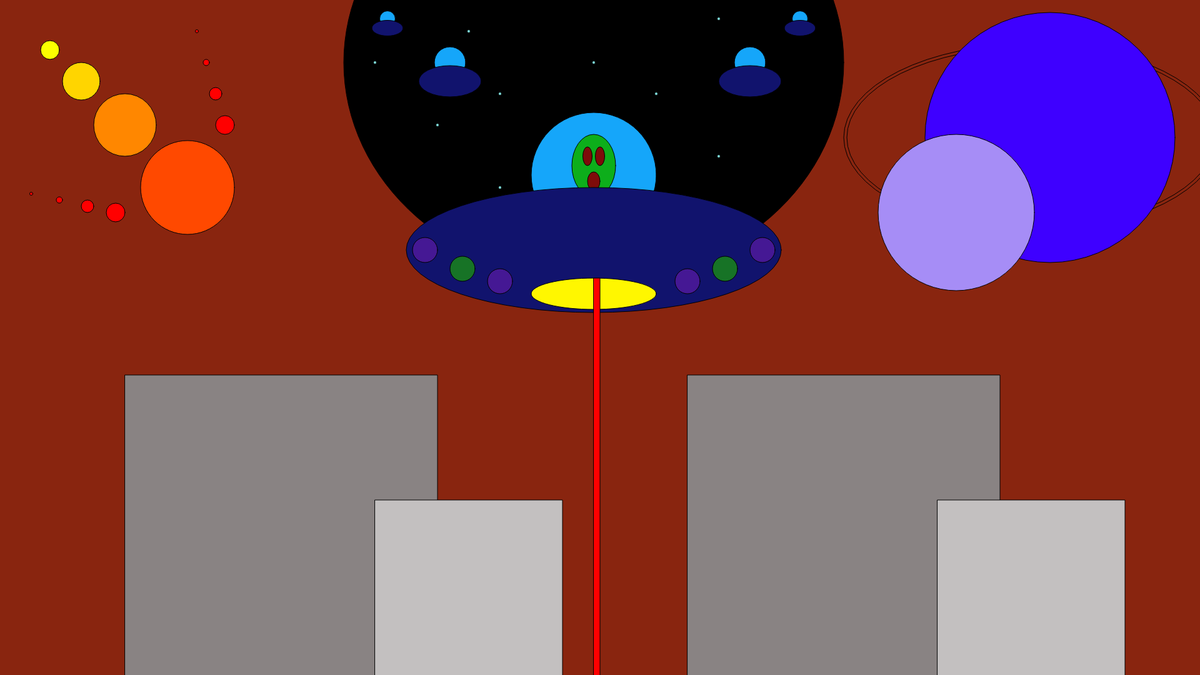
Frame 1 (no input)
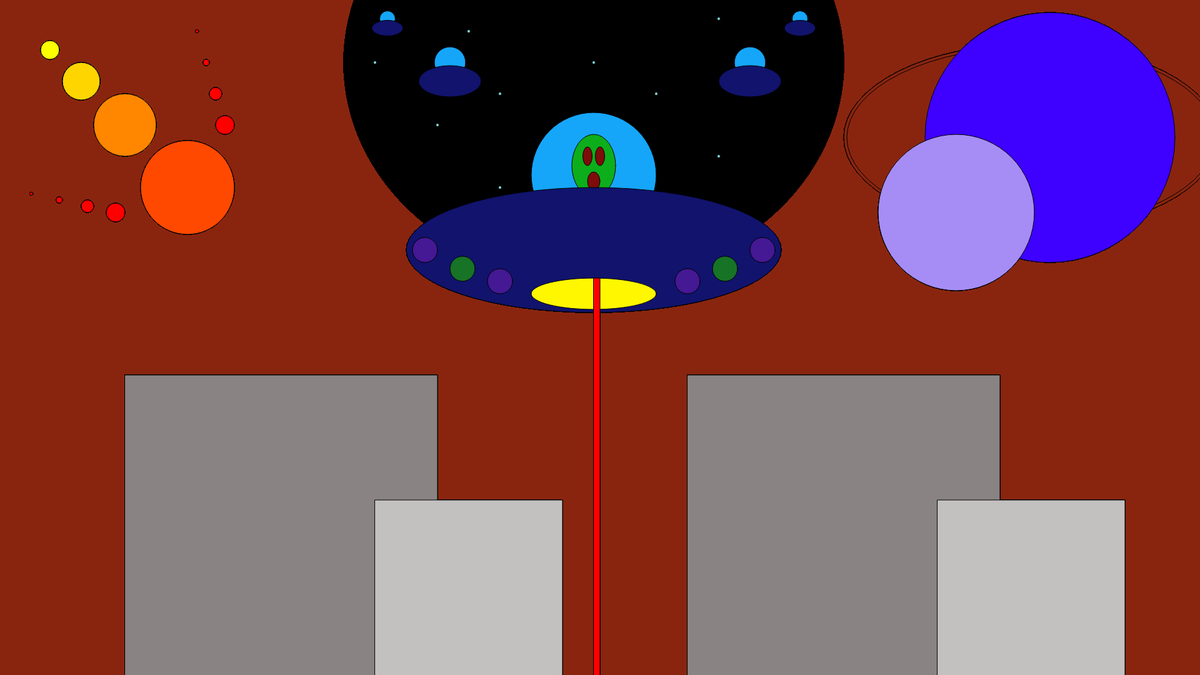
Frame 60 (no input)
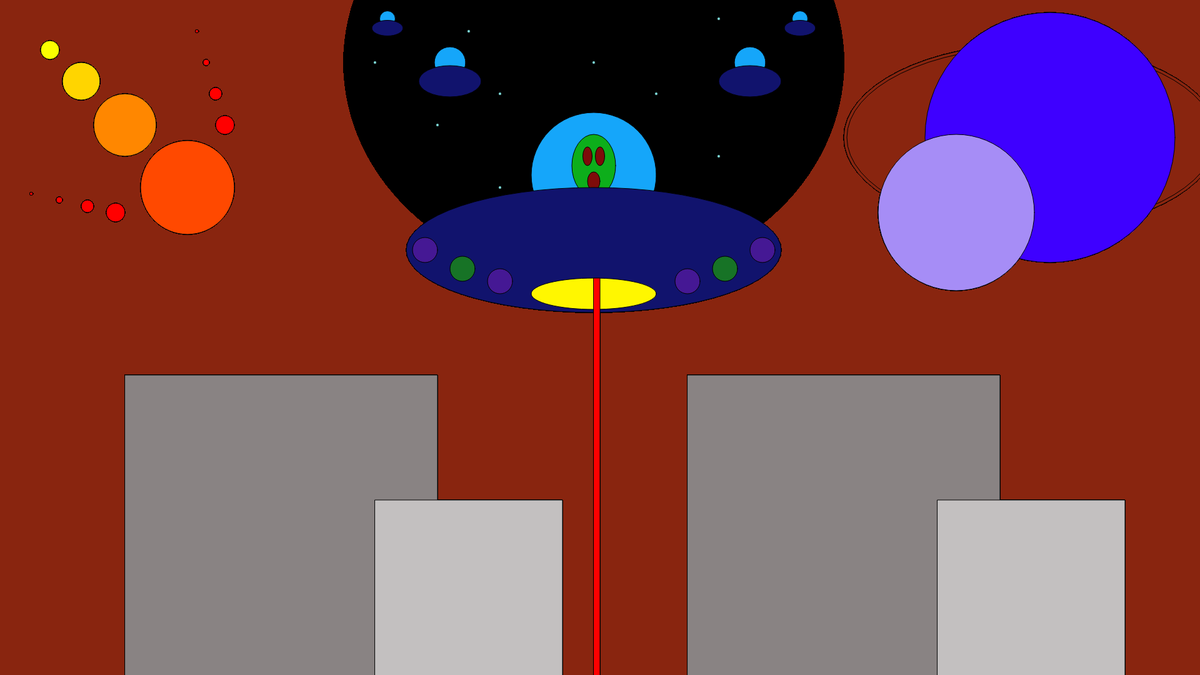
Frame 120 (the mouse pressed at the canvas centre since frame 60)

The p5.js sketch that drew these frames (run headless with seeded random() and noise() and a simulated clock; from frame 60 on, the mouse is pressed at the canvas centre):

// p5.js sketch
// ── sketch.js
function setup() {
    createCanvas(1920, 1080);
    background(137, 37, 15);
  }
  
  function draw() {
    fill(255, 73, 0);
    ellipse(300, 300, 150, 150);
    fill(255, 135, 0);
    ellipse(200, 200, 100, 100);
    fill(255, 213, 0);
    ellipse (130, 130, 60, 60);
    fill(251, 255, 0);
    ellipse (80, 80, 30, 30);
    fill(255, 213, 0);

    fill(255, 0, 0); //bolas chikitas der 1 
    ellipse(360, 200, 30, 30);

    fill(255, 0, 0); //bolas chikitas der 2
    ellipse(345, 150, 20, 20);

    fill(255, 0, 0); //bolas chikitas der 3
    ellipse(330, 100, 10, 10);

    fill(255, 0, 0); //bolas chikitas der 4
    ellipse(315, 50, 5, 5);

    fill(255, 0, 0); //bolas chikitas izq 1
    ellipse(185, 340, 30, 30);

    fill(255, 0, 0); //bolas chikitas izq 2 
    ellipse(140, 330, 20, 20);

    fill(255, 0, 0); //bolas chikitas izq 3 
    ellipse(95, 320, 10, 10);

    fill(255, 0, 0); //bolas chikitas izq 4
    ellipse(50, 310, 5, 5);

    fill(0, 0, 0); // Espacio
    ellipse (950, 100, 800, 700);

    fill(131, 227, 225); // estrellas
    ellipse (950, 100, 5, 5);

    fill(131, 227, 225); // estrellas
    ellipse (800, 300, 5, 5);

    fill(131, 227, 225); // estrellas
    ellipse (700, 200, 5, 5);

    fill(131, 227, 225); // estrellas
    ellipse (750, 50, 5, 5);

    fill(131, 227, 225); // estrellas
    ellipse (1050, 150, 5, 5);

    fill(131, 227, 225); // estrellas
    ellipse (1150, 30, 5, 5);

    fill(131, 227, 225); // estrellas
    ellipse (1200, 150, 5, 5);

    fill(131, 227, 225); // estrellas
    ellipse (1150, 250, 5, 5);

    fill(131, 227, 225); // estrellas
    ellipse (600, 100, 5, 5);

    fill(131, 227, 225); // estrellas
    ellipse (800, 150, 5, 5);

    fill(21, 166, 250); // CAPSULA
    ellipse (950, 280, 200, 200);

    fill(13, 174, 27); // CABEZA
    ellipse (950, 265, 70, 100);

    fill(126, 12, 10); // OJOS
    ellipse (940, 250, 15, 30);

    fill(126, 12, 10); // OJOS
    ellipse (960, 250, 15, 30);

    fill(126, 12, 10); // boca
    ellipse (950, 290, 20, 30);

    fill(17, 19, 109); // NAVE
    ellipse (950, 400, 600, 200);

    fill(69, 24, 148); // luz capsula 1
    ellipse (1220, 400, 40, 40);
    
    fill(23, 115, 38); // luz capsula 2
    ellipse (1160, 430, 40, 40);

    fill(69, 24, 148); // luz capsula 3
    ellipse (1100, 450, 40, 40);
    
    fill(69, 24, 148); // luz capsula 4
    ellipse (680, 400, 40, 40);
    
    fill(23, 115, 38); // luz capsula 5
    ellipse (740, 430, 40, 40);

    fill(69, 24, 148); // luz capsula 6
    ellipse (800, 450, 40, 40);

    fill(255, 247, 0); // orificio
    ellipse (950, 470, 200, 50);

    fill(255, 0, 0); // laser
    rect (950, 445, 10, 1080);

    fill(137, 37, 15); //orbita 1 planeta 1
    ellipse(1650, 220, 600, 300);

    fill(137, 37, 15); //orbita 2 planeta 2
    ellipse(1650, 220, 590, 290);

    fill(62, 0, 255); //planeta 1
    ellipse(1680, 220, 400, 400);

    fill(166, 141, 246); //planeta 2
    ellipse(1530, 340, 250, 250);

    fill(21, 166, 250); // CAPSULA pequeña 1
    ellipse (1200, 100, 50, 50);

    fill(17, 19, 109); // NAVE pequeña 1
    ellipse (1200, 130, 100, 50); 

    fill(21, 166, 250); // CAPSULA pequeña 2
    ellipse (720, 100, 50, 50);

    fill(17, 19, 109); // NAVE pequeña 2
    ellipse (720, 130, 100, 50); 

    fill(21, 166, 250); // CAPSULA pequeña 3
    ellipse (620, 30, 25, 25);

    fill(17, 19, 109); // NAVE pequeña 3
    ellipse (620, 45, 50, 25); 

    fill(21, 166, 250); // CAPSULA pequeña 4
    ellipse (1280, 30, 25, 25);

    fill(17, 19, 109); // NAVE pequeña 4
    ellipse (1280, 45, 50, 25); 

    fill(137, 131, 131); // edificio 1
    rect (200, 600, 500, 1080);

    fill(195, 192, 192); // edificio 2
    rect (600, 800, 300, 1080);

    fill(137, 131, 131); // edificio 3
    rect (1100, 600, 500, 1080);

    fill(195, 192, 192); // edificio 4
    rect (1500, 800, 300, 1080);
  }
 
